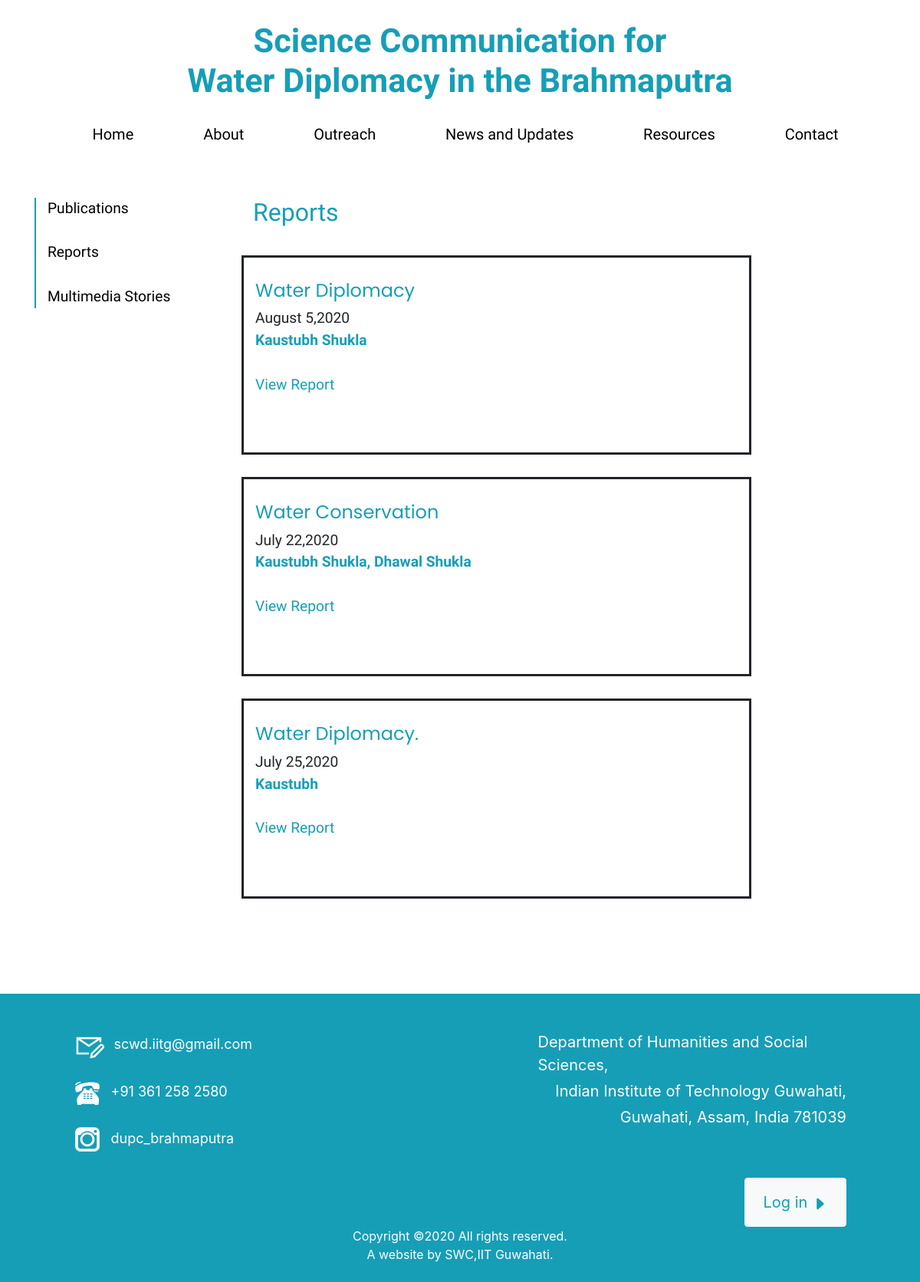
/reports/, run on an earlier commit of the app's database.
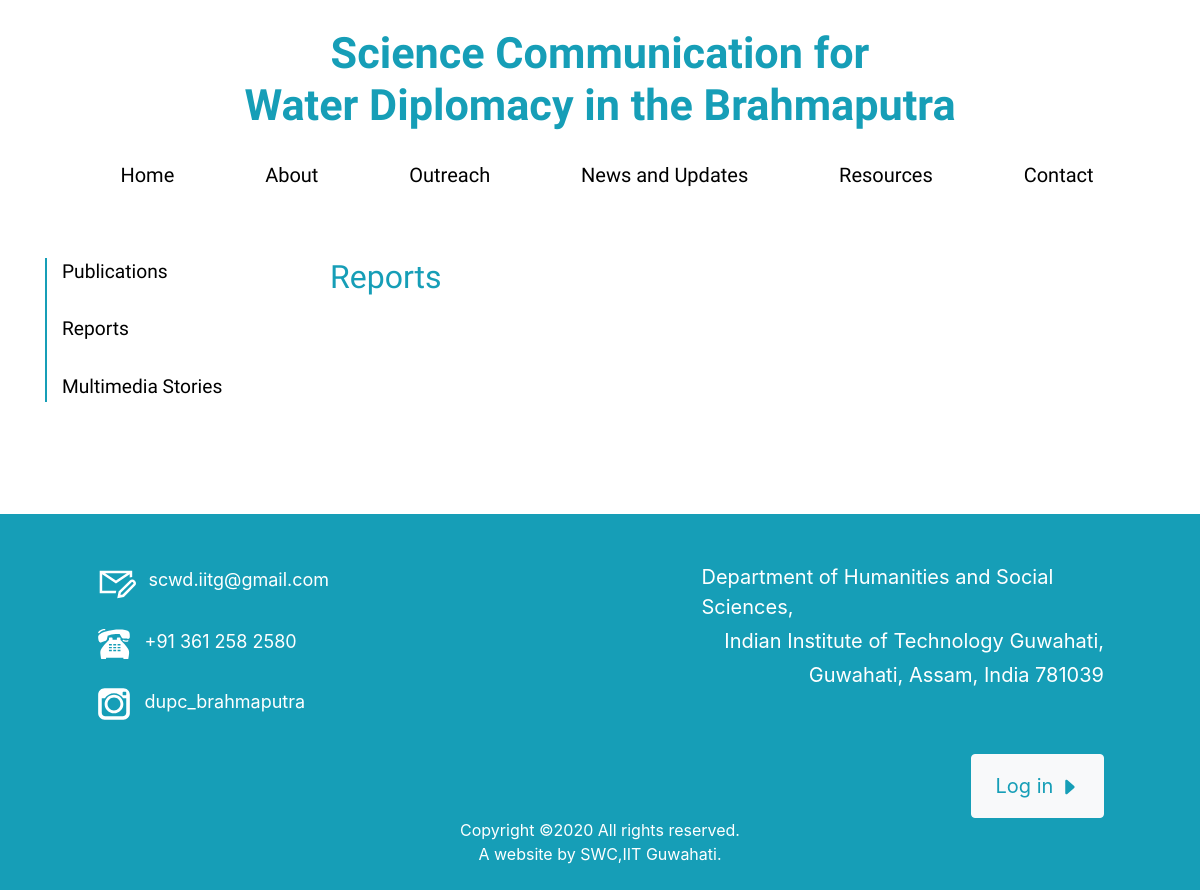
And on a later commit of the database.
### reports/models.py (models this page shows, shortened)
class Report(models.Model):
    title = models.CharField(max_length=500)
    name = models.CharField(max_length = 1000,blank = True,default = True)
    date = models.IntegerField(default=12)
    month = models.CharField(max_length=50,default="june")
    year = models.IntegerField(default=2020)
    file = models.FileField(upload_to ='files/')

### reports/views.py (the view)
# urls.py: path('reports/',include('reports.urls',namespace='reports')),
def reports(request):
    rp = Report.objects.filter().order_by('-id')
    return render(request,'reports/reports.html',{'rp':rp})

### reports/templates/reports/reports.html (shortened to what this page needs)
{% extends 'base.html' %}
{% block ccd %}
<div id="marine-content-inner">
  <section id="main-content">
      <br><br>
      <div class="container">
          <div class="row justify-content-start" style="font-size: 120%; font-family: Raleway;">
            	<div class="col-lg-3 col-md-3 col-sm-3">
              		<p style="color: #000; border-left: 2px solid #169EB7; padding-left: 15px;">
                	<a href="{%url 'publication:publication' %}" style="color: #000;">Publications</a><br><br>
                	<a href="{%url 'reports:reports'%}" style="color: #000;">Reports</a><br><br>
                	<a href="{%url 'stories:stories'%}" style="color: #000;">Multimedia Stories</a>
              		</p>
            	</div>
            	<div class="col-lg-7 col-md-7 col-sm-7">
              		<div class="page-heading">
                		<h2 style="color: #169EB7; font-weight: 400;font-family: Raleway;">Reports</h2><br>
            		  </div>
                  <div class = "row justify-content-between">
                  {%for report in rp.all%}
                  <div class = "col-12" style = "border-style:solid;">
                  <br><h4 style="color: #169EB7; font-weight: 400;">{{report.title}}</h4>
                  <p style="font-family: 'Raleway'; font-size:100%;text-align:justify;">{{report.month}}&nbsp;{{report.date}},{{report.year}}<br><span style = "color:#169EB7;"><b>{{report.name}}</b><br><br></span><span style = "color:#169EB7;"><a href = "{{report.file.url}}" target = "_blank" style  = "color:#169EB7; text-decoration: none;">View Report</a></span></p><br><br>
                  </div>&emsp;
                  {%endfor%}
                  </div>
                </div>
          </div>
        </div>
	  </section>
</div>
<div class="row">
        <div class="col-lg-6 col-md-6 col-sm-6">
        </div>
        <div class="col-lg-6 col-md-6 col-sm-6">
          <br>
        </div>
      </div>
</div>
<br>
{%endblock%}

What changed in the data, as far as the page shows it:
removed Report: title "Water Diplomacy", month "August", date "5", year "2020", name "Kaustubh Shukla"
removed Report: title "Water Conservation", month "July", date "22", year "2020", name "Kaustubh Shukla, Dhawal Shukla"
removed Report: title "Water Diplomacy.", month "July", date "25", year "2020", name "Kaustubh"
